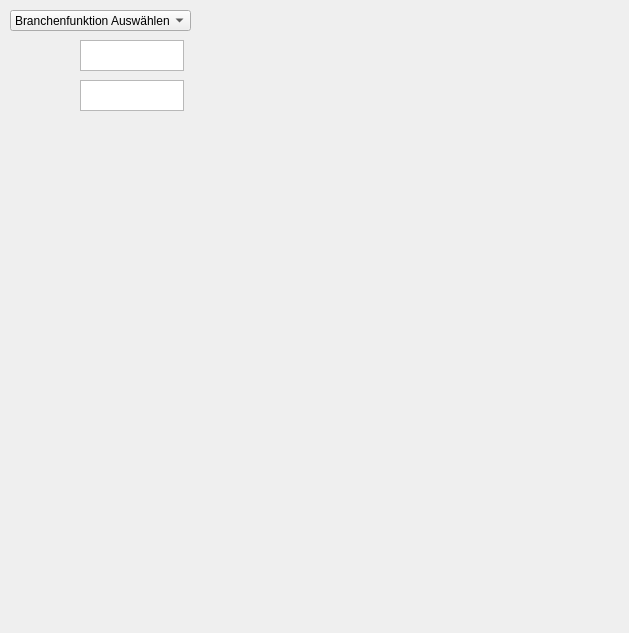
<?xml version="1.0" encoding="UTF-8"?>
<ui version="4.0">
 <class>Form</class>
 <widget class="QWidget" name="Form">
  <property name="geometry">
   <rect>
    <x>0</x>
    <y>0</y>
    <width>629</width>
    <height>633</height>
   </rect>
  </property>
  <property name="windowTitle">
   <string>Form</string>
  </property>
  <widget class="QWidget" name="wi_input_module" native="true">
   <property name="geometry">
    <rect>
     <x>10</x>
     <y>220</y>
     <width>481</width>
     <height>391</height>
    </rect>
   </property>
  </widget>
  <widget class="QComboBox" name="combox_function_select">
   <property name="geometry">
    <rect>
     <x>10</x>
     <y>10</y>
     <width>181</width>
     <height>21</height>
    </rect>
   </property>
   <item>
    <property name="text">
     <string>Branchenfunktion Auswählen</string>
    </property>
   </item>
   <item>
    <property name="text">
     <string>Dreieck</string>
    </property>
   </item>
   <item>
    <property name="text">
     <string>Parallelogramm</string>
    </property>
   </item>
   <item>
    <property name="text">
     <string>Kreis</string>
    </property>
   </item>
  </widget>
  <widget class="QLabel" name="la_first_input">
   <property name="geometry">
    <rect>
     <x>10</x>
     <y>40</y>
     <width>71</width>
     <height>31</height>
    </rect>
   </property>
   <property name="text">
    <string/>
   </property>
  </widget>
  <widget class="QPlainTextEdit" name="tb_first_input">
   <property name="geometry">
    <rect>
     <x>80</x>
     <y>40</y>
     <width>104</width>
     <height>31</height>
    </rect>
   </property>
  </widget>
  <widget class="QPlainTextEdit" name="tb_second_input">
   <property name="geometry">
    <rect>
     <x>80</x>
     <y>80</y>
     <width>104</width>
     <height>31</height>
    </rect>
   </property>
  </widget>
  <widget class="QLabel" name="la_second_input">
   <property name="geometry">
    <rect>
     <x>10</x>
     <y>80</y>
     <width>71</width>
     <height>31</height>
    </rect>
   </property>
   <property name="text">
    <string/>
   </property>
  </widget>
  <widget class="QLabel" name="la_result_output">
   <property name="geometry">
    <rect>
     <x>10</x>
     <y>120</y>
     <width>441</width>
     <height>81</height>
    </rect>
   </property>
   <property name="text">
    <string/>
   </property>
  </widget>
 </widget>
 <resources/>
 <connections>
  <connection>
   <sender>tb_first_input</sender>
   <signal>selectionChanged()</signal>
   <receiver>Form</receiver>
   <slot>find_last_focused_edit()</slot>
   <hints>
    <hint type="sourcelabel">
     <x>129</x>
     <y>53</y>
    </hint>
    <hint type="destinationlabel">
     <x>289</x>
     <y>56</y>
    </hint>
   </hints>
  </connection>
  <connection>
   <sender>tb_second_input</sender>
   <signal>selectionChanged()</signal>
   <receiver>Form</receiver>
   <slot>find_last_focused_edit()</slot>
   <hints>
    <hint type="sourcelabel">
     <x>177</x>
     <y>100</y>
    </hint>
    <hint type="destinationlabel">
     <x>340</x>
     <y>91</y>
    </hint>
   </hints>
  </connection>
  <connection>
   <sender>combox_function_select</sender>
   <signal>currentIndexChanged(int)</signal>
   <receiver>Form</receiver>
   <slot>handle_input_on_function_select()</slot>
   <hints>
    <hint type="sourcelabel">
     <x>174</x>
     <y>23</y>
    </hint>
    <hint type="destinationlabel">
     <x>322</x>
     <y>15</y>
    </hint>
   </hints>
  </connection>
 </connections>
 <slots>
  <slot>find_last_focused_edit()</slot>
  <slot>handle_input_on_function_select()</slot>
 </slots>
</ui>
